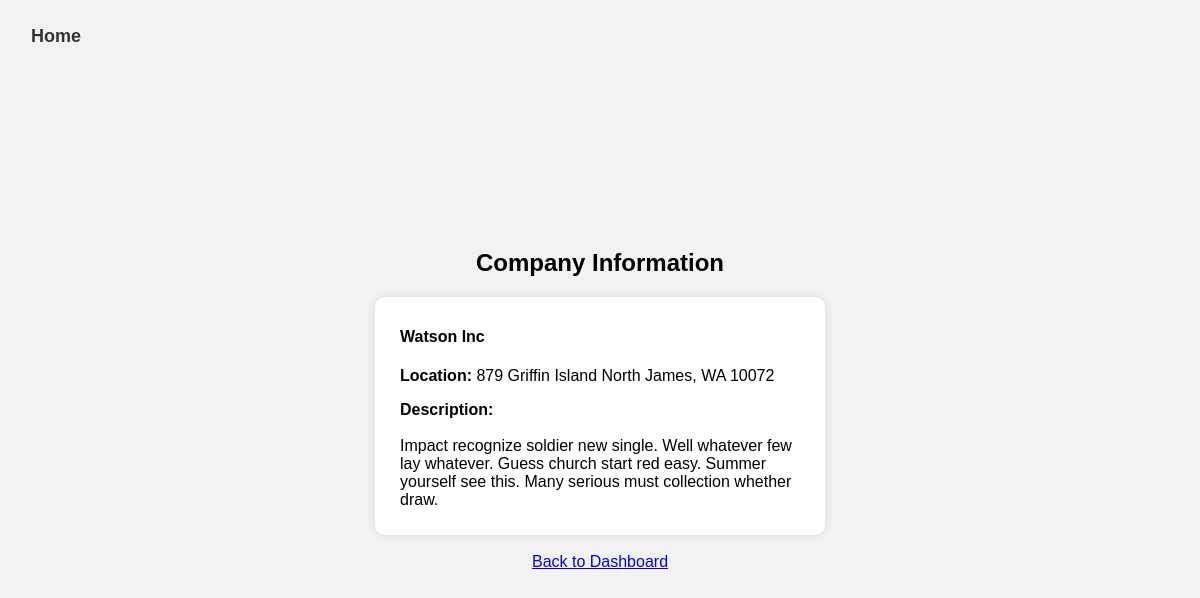
Page /company_info/238141f6-1844-4d1f-9ccf-7ecbe8aec522 on the committed database.
### util/models.py (models this page shows)
class Company(db.Model):
    Company_ID = db.Column(db.String(255), primary_key=True)
    Company_Name = db.Column(db.String(255), nullable=False)
    Company_Location = db.Column(db.String(255))
    Company_Description = db.Column(db.Text)

### util/route.py (the view)
@main_routes.route('/company_info/<company_id>')
def company_info(company_id):
    company = Company.query.get(company_id)
    return render_template('company_info.html', company=company)

### templates/company_info.html
<!DOCTYPE html>
<html lang="en">
<head>
    <link rel="stylesheet" type="text/css" href="{{ url_for('static', filename='personal_info.css') }}">
</head>
<body>
    <button id="home-link" onclick="window.location.href='/'">Home</button>
    <div class="container">
    <h2>Company Information</h2>
        <div style=
            "
            text-align: left;
            width: 400px;
            background-color: #ffffff;
            padding: 20px;
            padding-top: 10px;
            padding-left: 25px;
            padding-right: 25px;
            padding-bottom: 10px;
            border-radius: 10px;
            box-shadow: 0 0 10px rgba(0, 0, 0, 0.1);"
        >
            <h4>{{ company.Company_Name }}</h4>
            <p><b>Location: </b>{{ company.Company_Location }}</p>
            <p><b>Description: </b>
                <br><br>{{ company.Company_Description }}</p>
        </div>
        <br>
        <a href="{{ url_for('main_routes.jobs') }}">Back to Dashboard</a>
    </div>
</body>
</html>

### static/personal_info.css (style rules this page uses)
body { font-family: 'Arial', sans-serif; display: flex; justify-content: center; align-items: center; background-color: #f2f2f2; height: 100vh; margin: 0; }
.container { text-align: center; }
#home-link { position: fixed; font-size: large; top: 25px; left: 25px; text-decoration: none; color: #333; font-weight: bold; background: none; border: none; cursor: pointer; }

### rows in the picture
Company: Company_Name "Watson Inc", Company_Location "879 Griffin Island North James, WA 10072", Company_Description "Impact recognize soldier new single. Well whatever few lay whatever. Guess church start red easy. Summer yourself see this. Many serious must collection whether draw."
